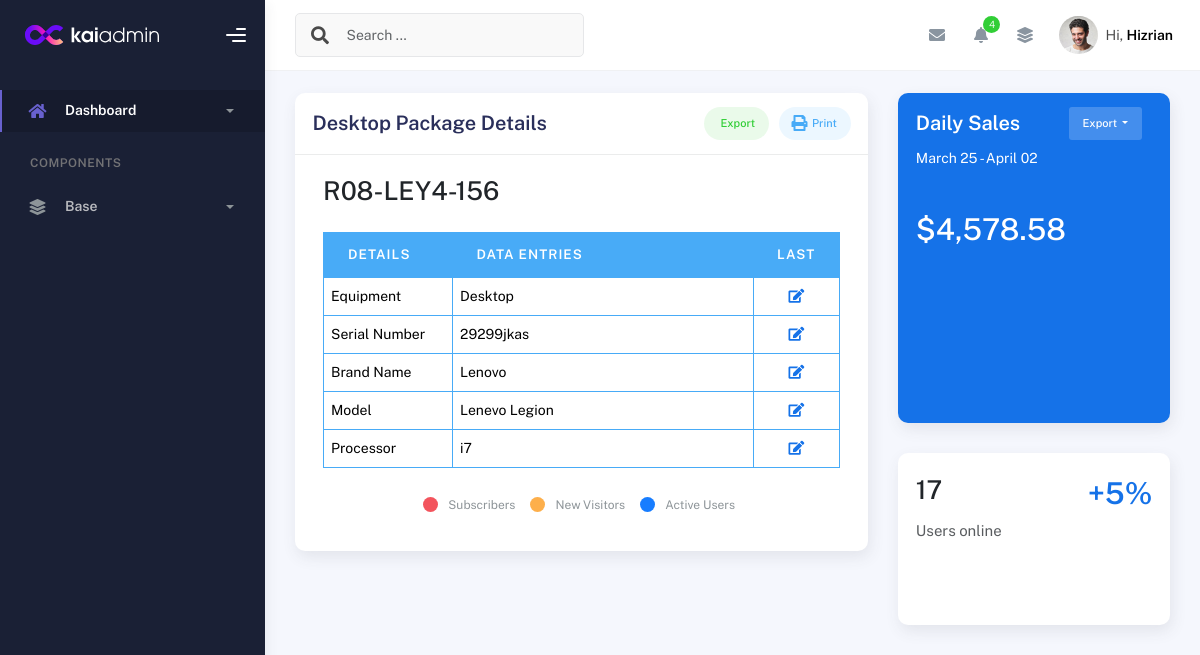
The page /3/ on the database as committed earlier.
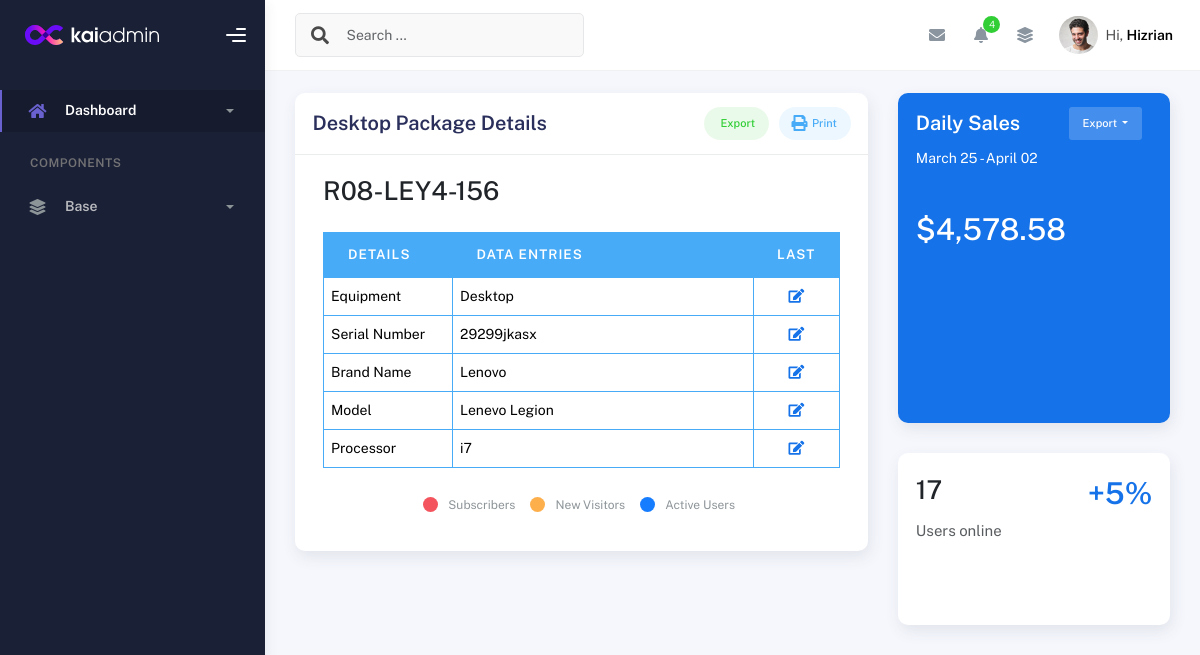
The same page on the database as committed later.
### inventory/models.py (models this page shows, shortened)
class DESKTOPPACKAGE(models.Model):
    id = models.AutoField(primary_key=True)
    EQUIPMENT_CHOICES = [
        ('Desktop', 'Desktop'),
        ('Laptop', 'Laptop'),
        ('UPS', 'UPS'),
        ('Mouse', 'Mouse'),
    ]
    name = models.CharField(
        max_length=100,
        choices=EQUIPMENT_CHOICES,  # Use choices here
        default='desktop'  # Default value if needed
    )
    desktop_SerialNo = models.CharField(max_length=100)
    desktop_BrandName = models.CharField(max_length=100)
    desktop_Model = models.CharField(max_length=100)
    desktop_Processor = models.CharField(max_length=33)
    desktop_Memory = models.CharField(max_length=100)
    desktop_Drive = models.CharField(max_length=332)
    desktop_Graphics = models.CharField(max_length=100)
    desktop_Graphics_Size = models.CharField(max_length=100)
    desktop_OS = models.CharField(max_length=100)
    desktop_Office = models.CharField(max_length=100)
    desktop_OS_keys = models.CharField(max_length=100)
    desktop_Office_keys = models.CharField(max_length=100)
    desktop_Image = models.ImageField(upload_to='equipment_images/', blank=True, null=True)  # Add this line

### inventory/views.py (the view, shortened to what this page needs)
# urls.py: path('<int:id>/', views.desktop_detailed_view, name='desktop_detailed_view'),  # Correct pattern for detailed view
def desktop_detailed_view(request, id):
    desktop = get_object_or_404(DESKTOPPACKAGE, id=id)
    return render(request, 'desktop_detailed_view.html', {'desktops': desktop})

### templates/desktop_detailed_view.html (shortened to what the changed rows need)
{% extends 'base.html' %}
{% block content %}
<div class="container">
<div class="page-inner">
<div class="row">
  <div class="col-md-8">
    <div class="card card-round">
      <div class="card-body">
        <div class="container">
          <h2>R08-LEY4-156</h2>
          <table class="table table-bordered table-head-bg-info table-bordered-bd-info mt-4">
            <form method="POST" action="{% url 'desktop_detailed_view' desktops.id %}">
            <thead>
              <tr>
                <th class="col-sm-6 col-md-3">Details</th>
                <th colspan="8">Data Entries</th>
                <th class="col-sm-1">Last</th>
              </tr>
            <tr>
                <td>Equipment</td>
                <td><span id="equipment-view">{{ desktops.name }}</span>
                  <input class="form-control input-full" id="equipment-edit" type="text" name="name_input" value="{{ desktops.name }}" style="display:none;"></td>
                <td colspan="8">
                  <center></center>
              </td>
            </tr>
            <tr>
                <td>Serial Number</td>
                <td>
                  <span id="serial-view">{{ desktops.desktop_SerialNo }}</span>
                </td>
                <td colspan="8">
                  <center></center>
                </td>
            </tr>
            <tr>
                <td>Brand Name</td>
                <td>
                  <span id="brand-view">{{ desktops.desktop_BrandName }}</span>
                </td>
                <td colspan="8">
                  <center></center>
                </td>
            </tr>
            <tr>
              <td>Model</td>
              <td>
                  <span id="model-view">{{ desktops.desktop_Model }}</span>
              </td>
              <td colspan="8">
                <center></center>
              </td>
            </tr>
            <tr>
              <td>Processor</td>
              <td>
                  <span id="processor-view">{{ desktops.desktop_Processor }}</span>
              </td>
                <td colspan="8">
                  <center></center>
                </td>
            </tr>
          </thead>
        </table>
</div>
      </div>
    </div>
  </div>
  <div class="col-md-4">
    <div class="card card-primary card-round">
      <div class="card-body pb-0">
        <div class="mb-4 mt-2">
          <h1>$4,578.58</h1>
        </div>
      </div>
    </div>
    <div class="card card-round">
      <div class="card-body pb-0">
        <h2 class="mb-2">17</h2>
      </div>
    </div>
  </div>
</div>
</div>
</div>
{% endblock %}

Rows that differ between the two databases and show on the page:
changed DESKTOPPACKAGE "Desktop": desktop_SerialNo "29299jkas" → "29299jkasx"
